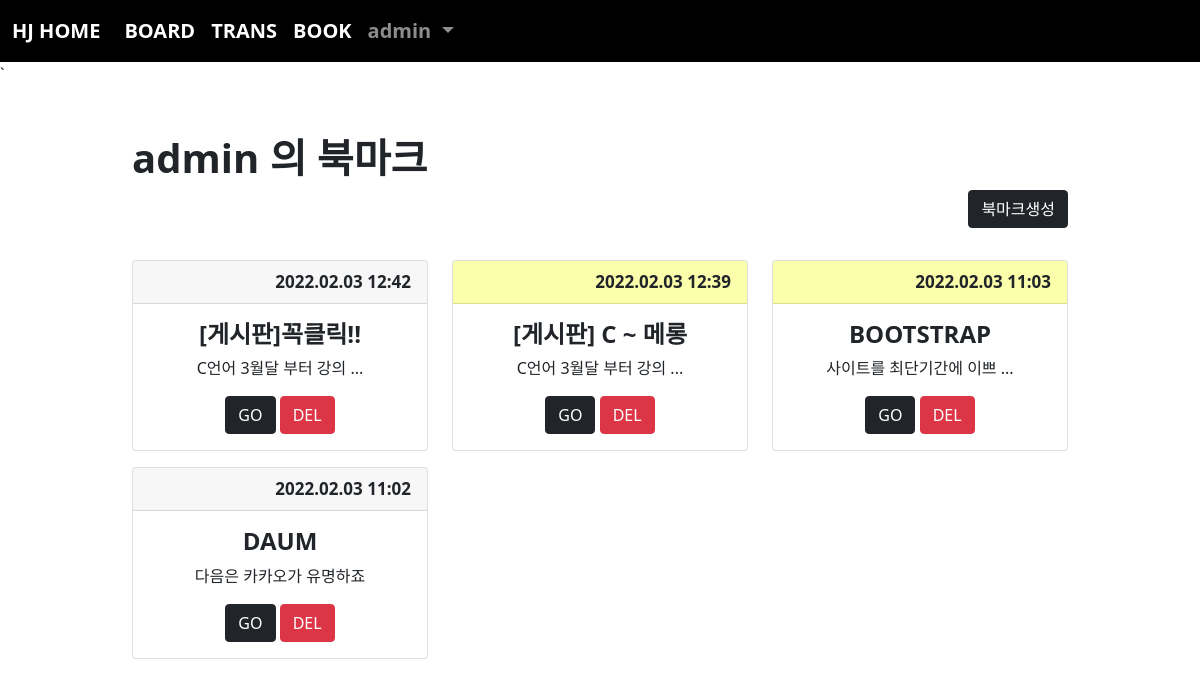
Screenshot of /book/index/ (signed in) with the database file from the repository.
### acc/models.py (models this page shows, shortened)
class User(AbstractUser):
    comment = models.TextField()
    point = models.IntegerField(default=0)
    age = models.IntegerField(default=0)
    pic = models.ImageField(upload_to="user/%y/%m")

### book/models.py (models this page shows, shortened)
class Book(models.Model):
    site_name = models.CharField(max_length=100)
    site_url = models.TextField()
    content = models.TextField()
    user = models.ForeignKey(User, on_delete=models.CASCADE)
    impo = models.BooleanField()
    pubdate = models.DateTimeField()
    def summary(self):
        if len(self.content) > 13:
            return self.content[:13] + " ..."
        return self.content

### book/views.py (the view)
# urls.py: path('index/', views.index, name="index"),
def index(request):
    b = request.user.book_set.all().order_by("-pubdate")
    context = {
        "blist" : b
    }
    return render(request, "book/index.html", context)

### template/book/index.html
{% extends 'base.html' %}
{% block con %}
    <div class="container mt-5 mb-5" style="width: 80%;">
        <h1><b>{{ user }} 의 북마크</b></h1>
        <div class="text-end">
            <a href="{% url 'book:create' %}" class="btn btn-dark">북마크생성</a>
        </div>
        <div class="row mt-3">
            {% for i in blist %}
                <div class="col-lg-4 mt-3">
                    <div class="card">
                        <div class="card-header text-end" style="font-weight: bold; font-size: 17px; {% if i.impo %} background-color:rgba(242, 255, 0, 0.331); {% endif %}">
                            {{ i.pubdate|date:'Y.m.d H:i' }}
                        </div>
                        <div class="card-body text-center">
                            <h4 class="card-title"><b>{{ i.site_name }}</b></h4>
                            <p class="card-text">{{ i.summary }}</p>
                            <a href="{{i.site_url}}" class="btn btn-dark">GO</a>
                            <a href="{% url 'book:delete' i.id %}" class="btn btn-danger">DEL</a>
                        </div>
                    </div>
                </div>
            {% endfor %}
        </div>
    </div>
{% endblock %}

### template/base.html (shortened to what this page needs)
<!doctype html>
<html lang="en">
    <head>
        <link href="https://cdn.jsdelivr.net/npm/bootstrap@5.1.3/dist/css/bootstrap.min.css" rel="stylesheet">
    </head>
    <body>
        {% if user.is_authenticated %}
            <nav class="navbar navbar-expand-lg navbar-dark" style="background-color: rgb(0, 0, 0); font-size: 20px; font-weight: bold;">
                <div class="container-fluid">
                    <a class="navbar-brand" href="{% url 'acc:index' %}">HJ HOME</a>
                    <div class="collapse navbar-collapse" id="navbarSupportedContent">
                        <ul class="navbar-nav me-auto mb-2 mb-lg-0">
                            <li class="nav-item">
                                <a class="nav-link active" aria-current="page" href="{% url 'board:index' %}">BOARD</a>
                            </li>
                            <li class="nav-item">
                                <a class="nav-link active" aria-current="page" href="{% url 'trans:index' %}">TRANS</a>
                            </li>
                            <li class="nav-item">
                                <a class="nav-link active" aria-current="page" href="{% url 'book:index' %}">BOOK</a>
                            </li>
                            <li class="nav-item dropdown">
                                <a class="nav-link dropdown-toggle" href="#" id="navbarDropdown" role="button" data-bs-toggle="dropdown" aria-expanded="false">
                                    {{ user.username }}
                                </a>
                            </li>
                        </ul>
                    </div>
                </div>
            </nav>
        {% endif %}
        {% if user.is_authenticated %}
          ` {% block con %}
            {% endblock %}
        {% endif %}
    </body>
</html>

### rows the page displays
User: username "admin"
Book: pubdate "2022.02.03 12:42", site_name "[게시판]꼭클릭!!", summary "C언어 3월달 부터 강의 ..."
Book: pubdate "2022.02.03 12:39", site_name "[게시판] C ~ 메롱", summary "C언어 3월달 부터 강의 ..."
Book: pubdate "2022.02.03 11:03", site_name "BOOTSTRAP", summary "사이트를 최단기간에 이쁘 ..."
Book: pubdate "2022.02.03 11:02", site_name "DAUM", summary "다음은 카카오가 유명하죠"
